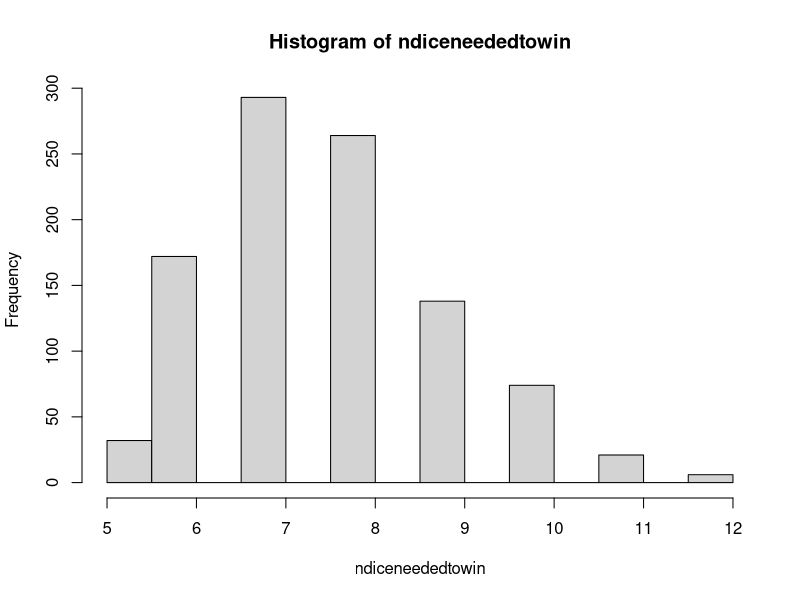

Generate this figure with R:
## ---- chunk 1
knitr::opts_chunk$set(message=FALSE,warning=FALSE, cache=TRUE)
## ---- chunk 2
AllNumbers <- 1:100
for(AllNumbers in 1:100)
 if (AllNumbers %% 3 == 0 && AllNumbers %% 5 == 0) {print('FizzBuzz')
 } else if (AllNumbers %% 3 == 0) {print('Fizz')
 }  else if (AllNumbers %% 5 == 0) {print('Buzz')
 } else {print(AllNumbers)}
## ---- chunk 3
ladders.df <- data.frame(
  x = c(3,10,9,6), 
  y = c(11,12,18,17))

snakes.df <- data.frame(
  x = c(22,24,19,14), 
  y = c(20,16,8,4))

ndiceneededtowin <- vector("numeric", length = 1000)
for(i in 1:1000){
currentposition <- 0
ndice <- 0
nsnakes <- 0
nladders <- 0
ntrials = 1000
while(currentposition < 25) {
  dice <- sample(1:6, size = 1, replace = TRUE)
  currentposition <- currentposition + dice
  ndice <- ndice + 1
if(any(ladders.df$s %in% currentposition)) {
  currentposition <- ladders.df$e[ladders.df$s %in% currentposition]
  ladders <- ladders + 1}
if(any(snakes.df$s %in% currentposition)) {currentposition <- snakes.df$e[snakes.df$s %in% currentposition] 
nsnakes<- nsnakes + 1}}
 x<- ndice
 ndiceneededtowin[i] <- mean(x, na.rm = TRUE)
  }

print(ndiceneededtowin)
hist(ndiceneededtowin)
meanndiceneededtowin <- mean(ndiceneededtowin)
c(meanndiceneededtowin)
